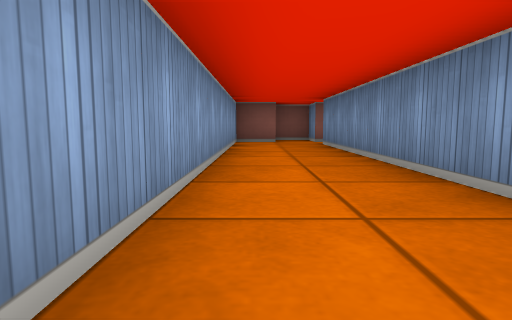
view 1 (above)

17 first-person views from a walk through a cub3D maze. The camera is about half as high as the walls, tilts 6° down and sees 75° across. The floor is counted in squares. Each view is taken from the middle of a square. On the plan, view 1 faces up. The plan holds only what a view shows up to about 9 squares ahead; the rest is blank.

view 2
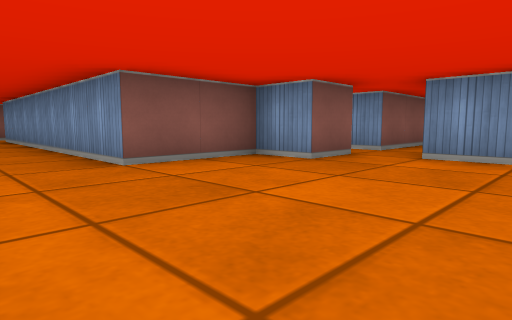

view 3
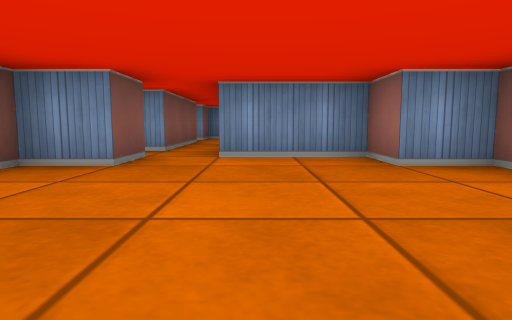

view 4
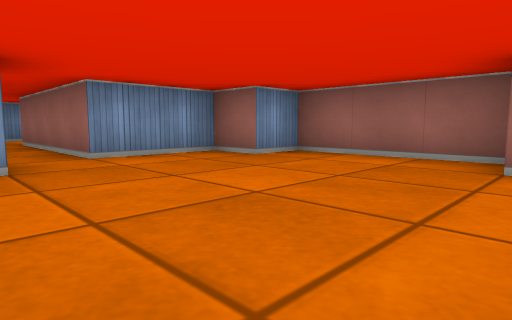

view 5
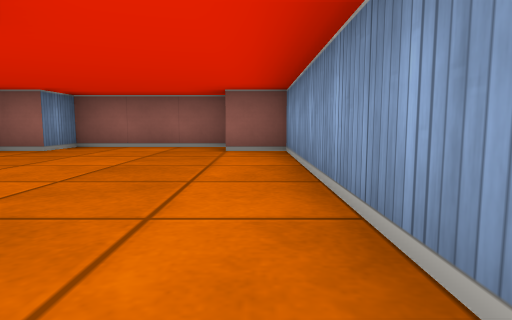

view 6
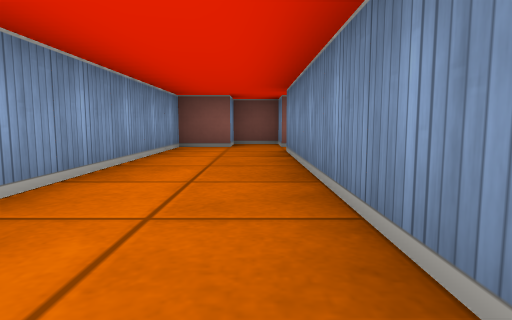

view 7
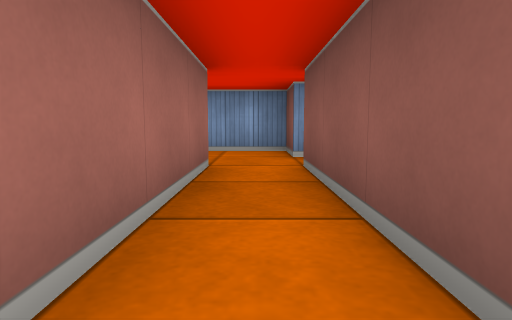

view 8
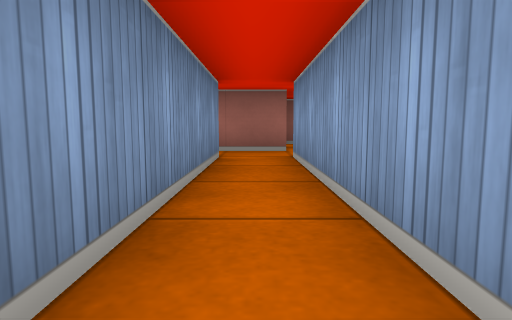

view 9
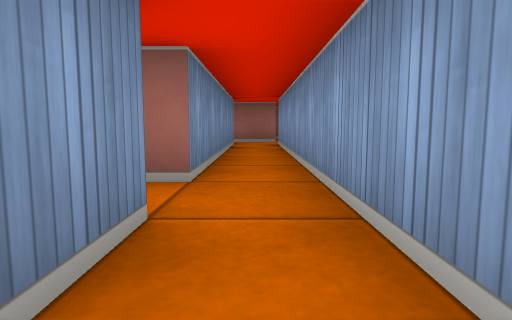

view 10
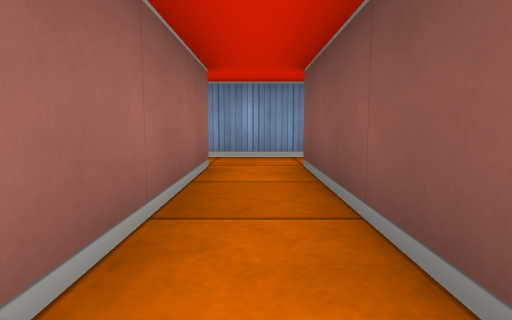

view 11
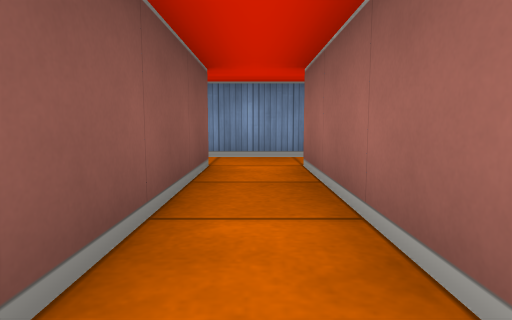

view 12
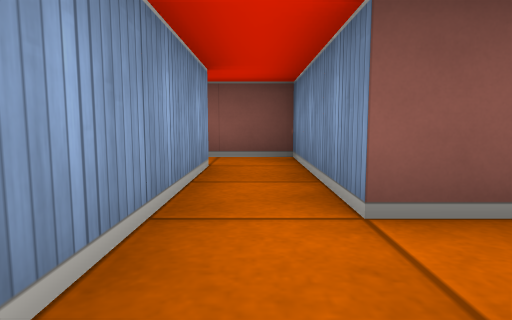

view 13
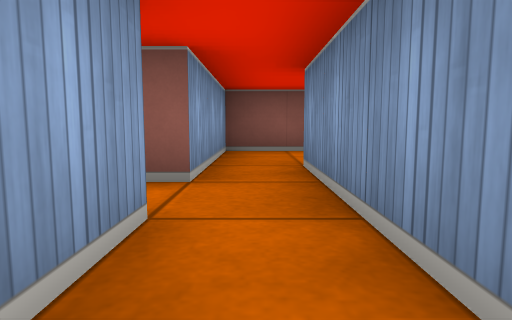

view 14
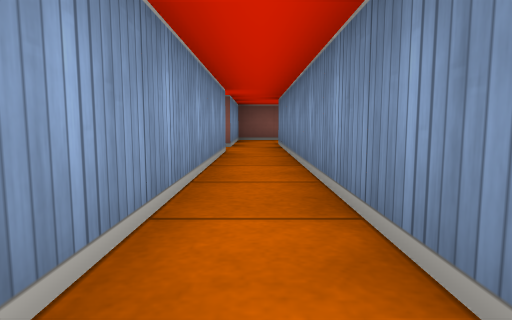

view 15
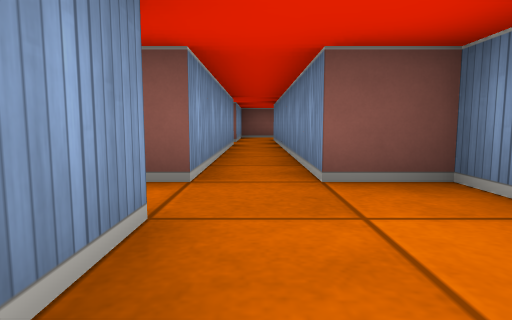

view 16
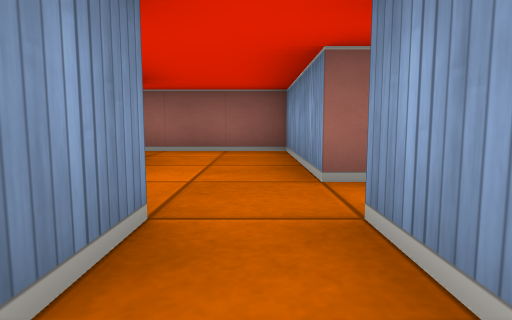

view 17
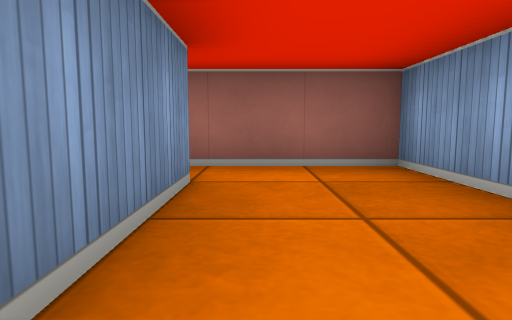

### Floor plan
Ten units are one square. View 1 is at (0, 0); x grows to the right and y downward. Boxes are objects, and circles mark ways between rooms. Rooms are numbered by the first view taken in them; rooms with no view inside come last. Other rooms are left out.
<svg viewBox="-10 -100 125 150">
<path fill="none" stroke="#000" d="M45 5 35 5 35 -5 15 -5 15 -75 45 -75 45 -55M55 -55 55 -85 15 -85 15 -95 5 -95 5 -85 -5 -85 -5 35 5 35M5 45 35 45 35 35 45 35 45 15 55 15M55 15 85 15M45 -45 45 5M85 5 55 5 55 -45M55 -45 85 -45M85 -65 85 -55 55 -55M45 -55 45 -45M95 -45 95 -65M105 15 105 5 95 5 95 -45M85 -45 85 5M105 35 105 15M85 15 85 45 109 45M99 -85 85 -85 85 -65"/>
<circle cx="50" cy="10" r="3" fill="#2a7"/>
<circle cx="50" cy="-65" r="3" fill="#2a7"/>
<circle cx="50" cy="-40" r="3" fill="#2a7"/>
<circle cx="80" cy="10" r="3" fill="#2a7"/>
<circle cx="90" cy="-50" r="3" fill="#2a7"/>
<circle cx="90" cy="-60" r="3" fill="#2a7"/>
<circle cx="95" cy="25" r="3" fill="#2a7"/>
<text x="10" y="-20">1</text>
<text x="50" y="-10">2</text>
<text x="70" y="-50">3</text>
<text x="90" y="-10">4</text>
<text x="100" y="30">5</text>
<text x="90" y="-80">6</text>
</svg>
Room 1 opens to room 2. Room 1 opens to room 3. Room 2 opens to room 3. Room 2 opens to room 4. Room 3 opens to room 4. Room 3 opens to room 6. Room 4 opens to room 5.

Where each view was taken, in squares from view 1:
view 1: 0 up, 0 right, facing up
view 2: 3 down, 0 right, facing up-right
view 3: 2 down, 0 right, facing right
view 4: 0 up, 0 right, facing down-right
view 5: 2 up, 0 right, facing down
view 6: 2 up, 1 right, facing up
view 7: 8 up, 5 right, facing left
view 8: 4 up, 5 right, facing down
view 9: 7 up, 5 right, facing down
view 10: 5 up, 9 right, facing left
view 11: 5 up, 5 right, facing right
view 12: 4 up, 5 right, facing up
view 13: 3 up, 9 right, facing up
view 14: 1 down, 9 right, facing up
view 15: 3 down, 9 right, facing up
view 16: 1 up, 9 right, facing down
view 17: 1 down, 10 right, facing down
